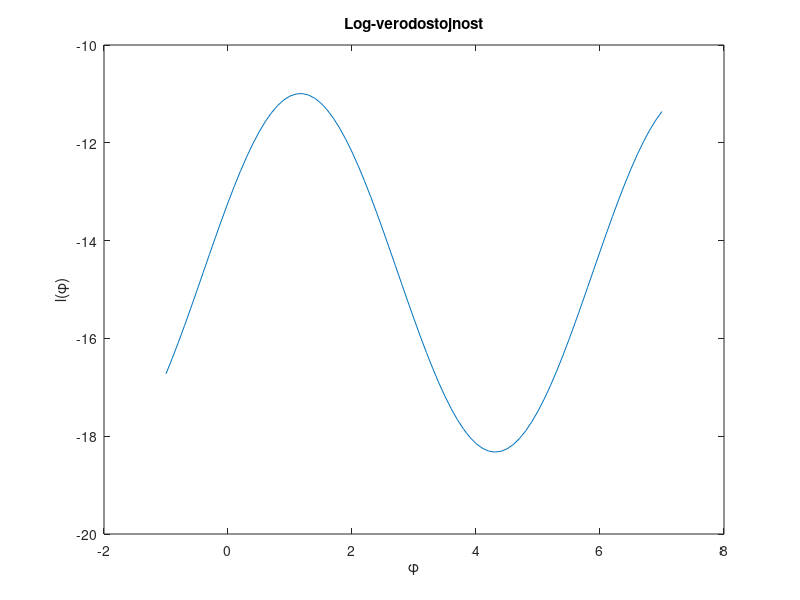
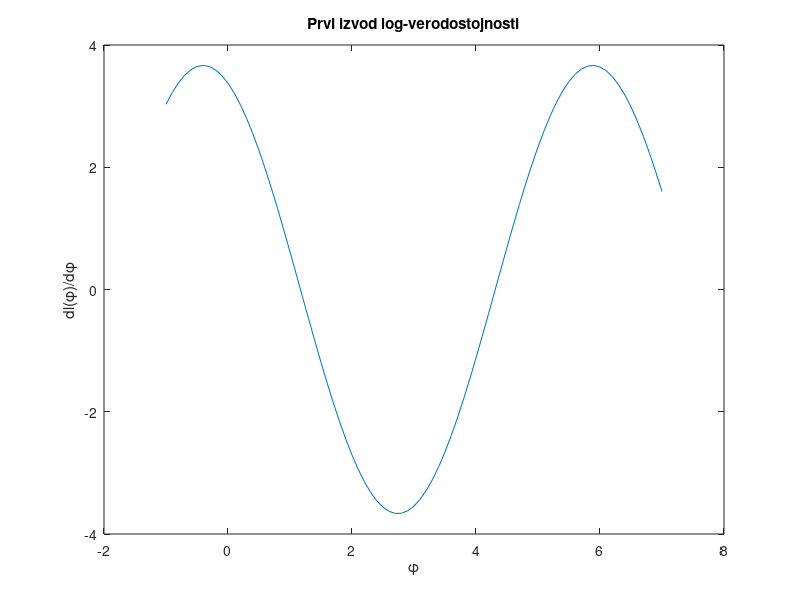
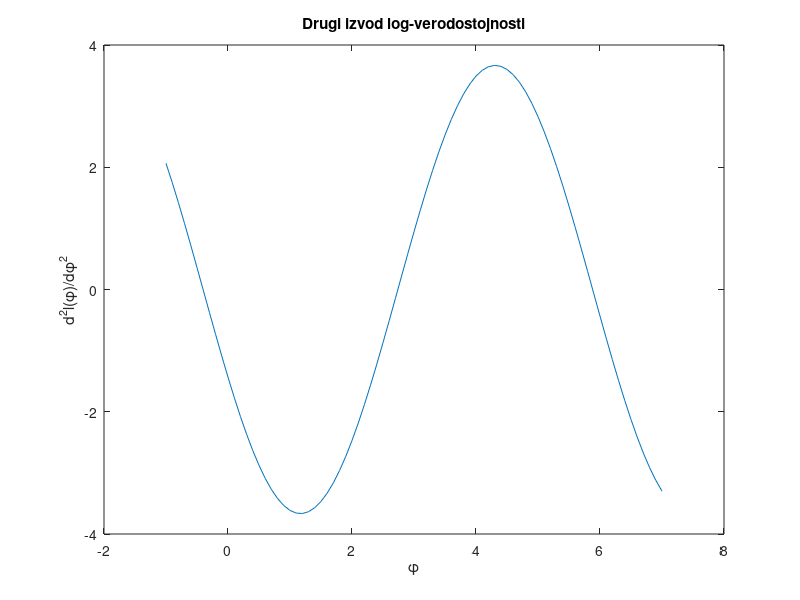
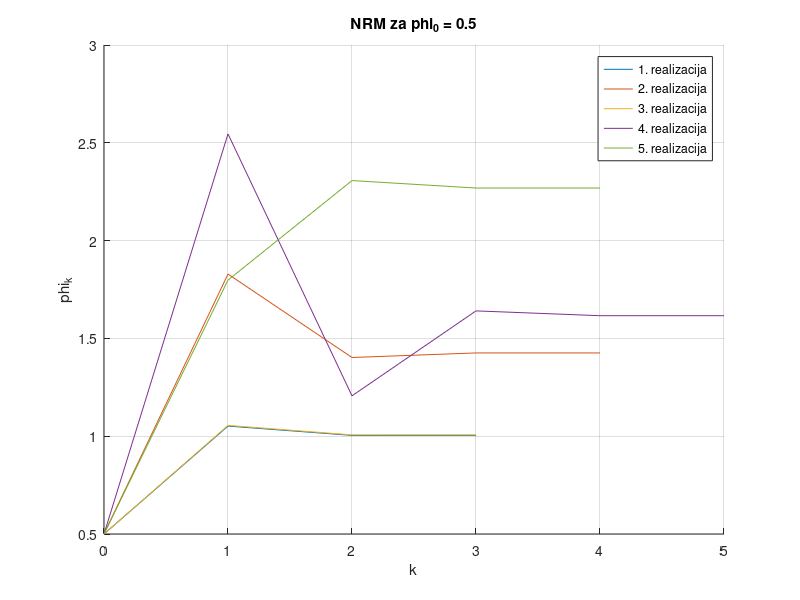

These figures' MATLAB source, in order: (Note: this script raises an error after producing the figures.)
clc
clear
close all

%poznate vrednosti 
A = 1; 
f0 = 0.2;
phi = 1;
sigma = 1;
N = 10;

% generisanje realizacija x
x = zeros(1,N);
for i=1:N
    x(1, i) = A*cos(2*pi*f0*(i-1) + phi) + randn*sigma;
end

%log verodostojnost i njen prikaz
phi_osa = -1:0.1:7;
suma = zeros(size(phi_osa));
for i=1:N
   suma = suma + (x(1,i) - A*cos(2*pi*f0*(i-1)+phi_osa)).^2;
end
l = -N/2*log(2*pi*sigma^2) - 1/(2*sigma^2)*suma;

figure(1)
plot(phi_osa,l);
title('Log-verodostojnost');
xlabel('\phi'); ylabel('l(\phi)');

%prvi izvod i njegov prikaz
suma = zeros(size(phi_osa));
for i=1:N
    suma = suma + x(1,i)*sin(2*pi*f0*(i-1)+phi_osa)-A/2*sin(4*pi*f0*(i-1)+2*phi_osa);
end
dl = -A/(2*sigma^2)*2*suma;
prvi = dl;
figure(2)
plot(phi_osa,dl);
title('Prvi izvod log-verodostojnosti');
xlabel('\phi'); ylabel('dl(\phi)/d\phi');

%drugi izvod i njegov prikaz
suma = zeros(size(phi_osa));
for i=1:N
    suma = suma + x(1,i)*cos(2*pi*f0*(i-1)+phi_osa)-A*cos(4*pi*f0*(i-1)+2*phi_osa);
end
ddl = -A/(2*sigma^2)*2*suma;

figure(3)
plot(phi_osa,ddl);
title('Drugi izvod log-verodostojnosti');
xlabel('\phi'); ylabel('d^2l(\phi)/d\phi^2');


%% drugi deo zadatka
pocetni = [0.5 1.5 4];
for i=1:3
    figure()
    hold on
    for k=1:5
        phi_k = pocetni(i);
        % generisanje realizacija x
        x = zeros(1,N);
        for j=1:N
            x(1, j) = A*cos(2*pi*f0*(j-1) + phi) + randn*sigma;
        end
        suma=0;
        for j=1:N
            suma = suma + x(1,j)*sin(2*pi*f0*(j-1)+phi_k)-A/2*sin(4*pi*f0*(j-1)+2*phi_k);
        end
        dl = -A/(2*sigma^2)*2*suma;
        suma = 0;
        for j=1:N
            suma = suma + x(1,j)*cos(2*pi*f0*(j-1)+phi_k)-A*cos(4*pi*f0*(j-1)+2*phi_k);
        end
        ddl = -A/(2*sigma^2)*2*suma;
        phi_err = phi_k - dl/ddl;
        phi_k1 = phi_err - 2*pi*floor(phi_err/2/pi);
        niz = [phi_k phi_k1];
        treshold = 0.01;
        br_iter = 9;
        while (abs(phi_k-phi_k1)>treshold && br_iter>0)
            br_iter = br_iter-1;
            phi_k=phi_k1;
            suma = 0;
            for j=1:N
                suma = suma + x(1,j)*sin(2*pi*f0*(j-1)+phi_k)-A/2*sin(4*pi*f0*(j-1)+2*phi_k);
            end
            dl = -A/(2*sigma^2)*2*suma;
            suma = 0;
            for j=1:N
                suma = suma + x(1,j)*cos(2*pi*f0*(j-1)+phi_k)-A*cos(4*pi*f0*(j-1)+2*phi_k);
            end
            ddl = -A/(2*sigma^2)*2*suma;
            phi_err = phi_k - dl/ddl;
            phi_k1 = phi_err - 2*pi*floor(phi_err/2/pi);
            niz(end+1) = phi_k1;
        end
        n = 0:length(niz)-1;
        plot(n,niz);
    end
    hold off
    xlabel('k');
    ylabel('phi_k');
    title(['NRM za phi_0 = ', num2str(pocetni(i))] );
    grid on
    legend('1. realizacija', '2. realizacija', '3. realizacija', '4. realizacija', '5. realizacija');
end

%% trazenje asimptotske FGV EMV
phi0 = 0.5;
sigma = sqrt(1);
N = 10;
Nr = 1000;
estimacija = zeros(1, Nr);
for j=1:Nr
    x = zeros(1, N);
    for i = 1:N
        x(1, i) = A*cos(2*pi*f0*(i-1) + phi) + randn*sigma;
    end
    phi_k1 = phi0;
    maxiter = 5;
    %kriterijum konvergencije - 5 iteracija
    while(maxiter > 0)
        maxiter = maxiter - 1;
        phi_k = phi_k1;
        suma = 0;
        for i=1:N
           suma = suma + x(1,i)*sin(2*pi*f0*(i-1) + phi_k) - A/2*sin(4*pi*f0*(i-1) + 2*phi_k); 
        end
        dl = -A/(sigma)^2*suma;
        suma = 0;
        for i=1:N
            suma = suma + x(1, i)*cos(2*pi*f0*(i-1) + phi_k) - A*cos(4*pi*f0*(i-1) + 2*phi_k); 
        end
        ddl = -A/(sigma)^2*suma;
        phierr = phi_k - dl/ddl;
        phi_k1 = phierr - 2*pi*floor(phierr/2/pi);
        %disp(phi_k1)
    end
    estimacija(1, j) = phi_k1;
end
figure();
histogram(estimacija, 25, 'Normalization', 'pdf');         
hold all
I = A^2*N/(sigma^2*2);
var = 1/I;
x = xlim;
x = x(1):0.01:x(2);
phi_a = 1/(sqrt(2*pi*var))*exp(-(1/(2*var)).*(x - phi).^2);
plot(x, phi_a);
legend('Estimirano','Teorijski');
hold off